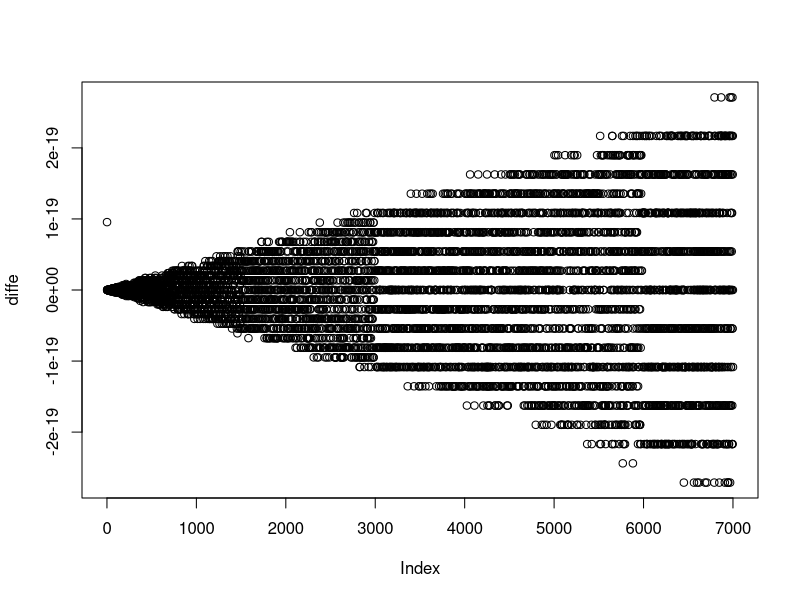
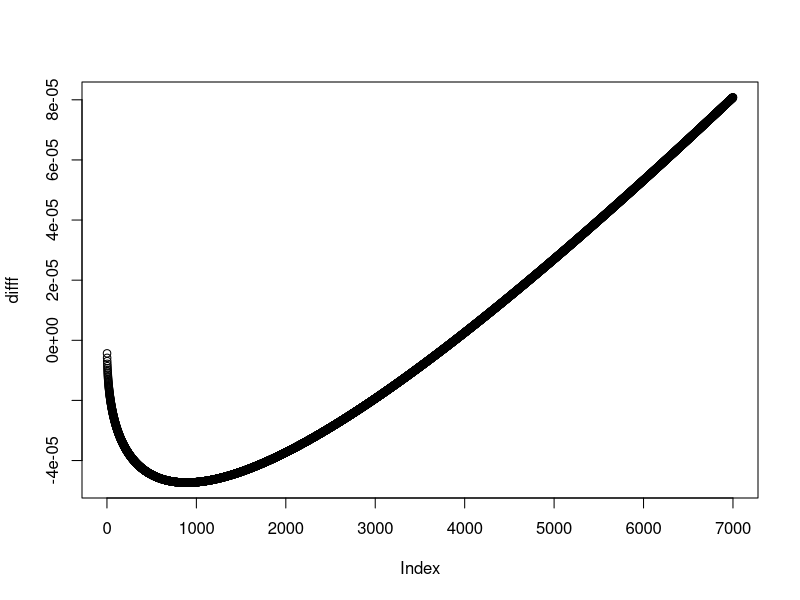
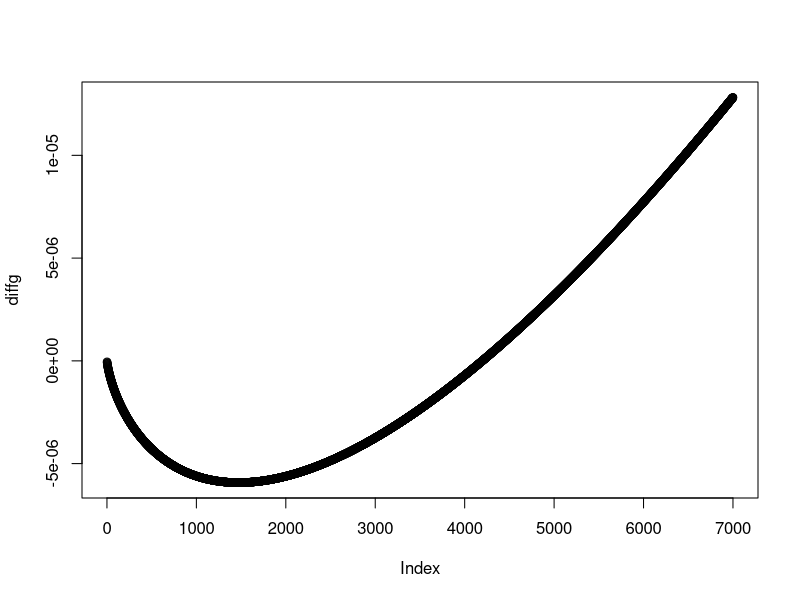
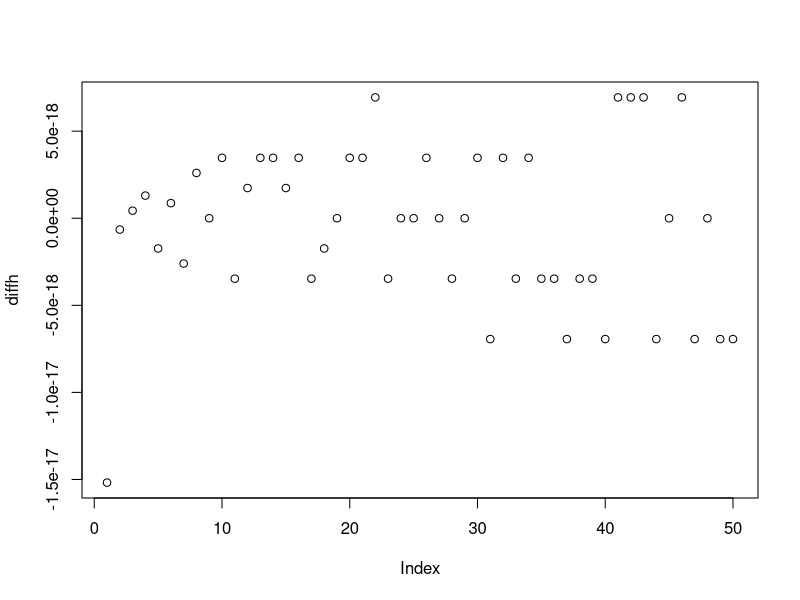
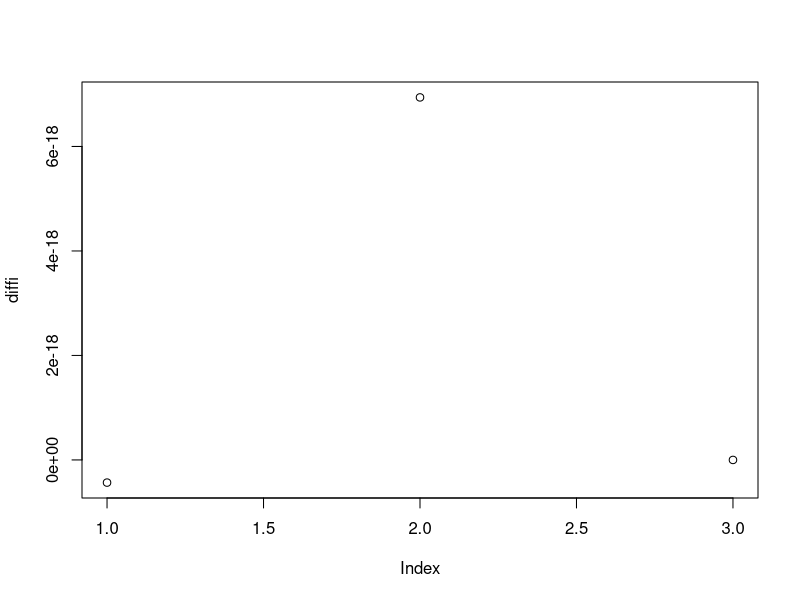

These figures' R source, in order:
### testing accuracy of clr trafo for different logs


#### conclusion: should use natural log, smallest error.


clr1 <- function(w, base=exp(1)){

	stopifnot(is.numeric(w) && all(w >= 0))
	# calculate clr1
	ln <- log(w, base=base)
	res <- ln[-1L] - mean(ln)
	res
}


clr1inv <- function(p, base=exp(1)){

	stopifnot(is.numeric(p))
	# calc weights
	p1 <- exp(c(-sum(p), p))
	f <- sum(p1)
	pp <- p1/f
	pp
}

clrtest <- function(w, base=exp(1)){
	w - clr1inv(clr1(w,base=base), base=base)
}


test <- 1:7000
test <- test/sum(test)
test

diffe <- clrtest(test)
difff <- clrtest(test,base=10)
diffg <- clrtest(test,base=3)

plot(diffe) # interresting error pattern
plot(difff) # a lot worse than exp(1)
plot(diffg) # same



## smaller sample -> bigger values


test <- 1:50
test <- test/sum(test)

diffh <- clrtest(test)

plot(diffh)


test <- c(1,50,999)
test <- test/sum(test)

diffi <- clrtest(test)

plot(diffi)

## error seems stable in +- 1e-17, smaller than machine precision




